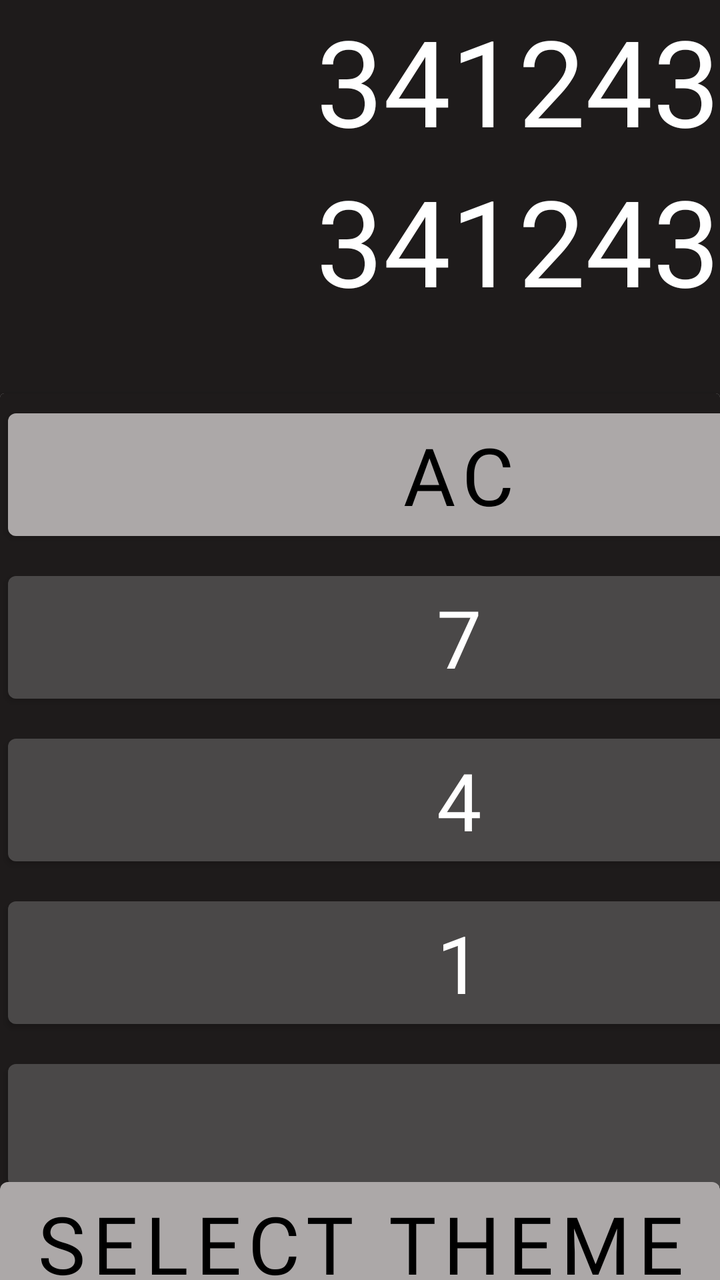
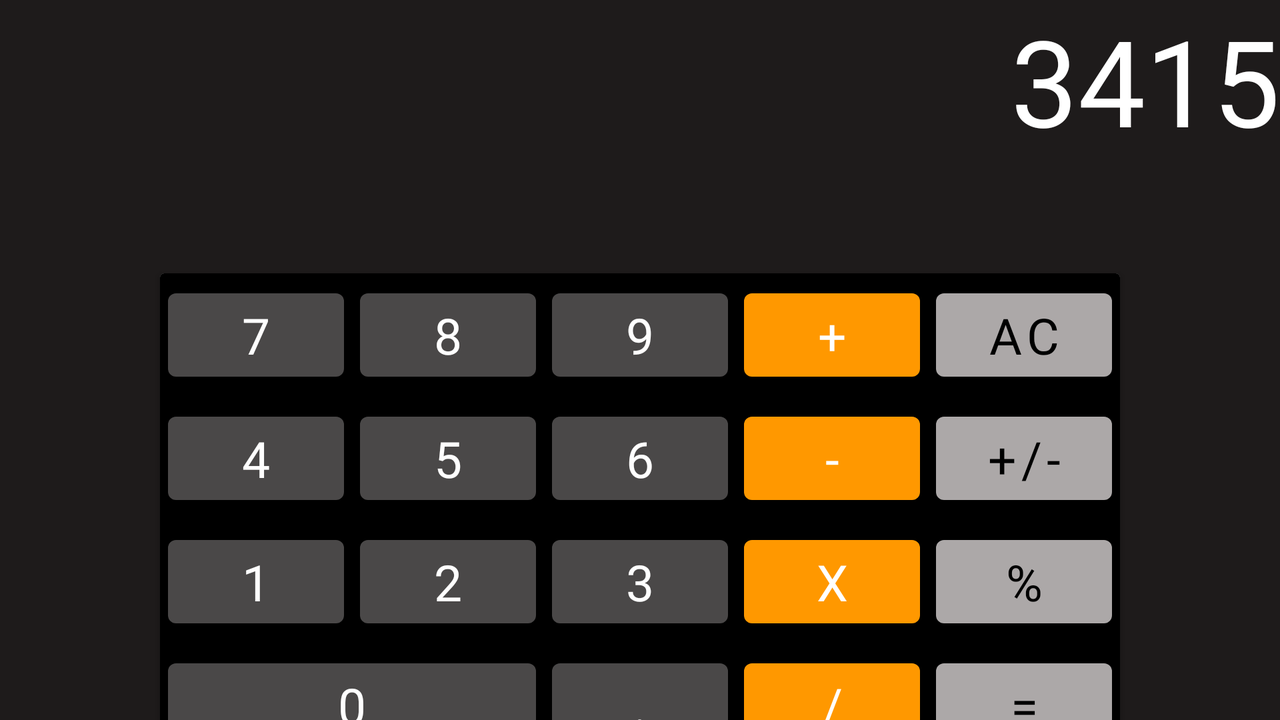

Compare how this app lays out the same screen by default and in its alternative resource folder. The renders come first, then the two layout files and the values they reference.
<!-- AndroidManifest.xml: application theme Theme.Calculator -->
<!-- res/layout/activity_calculator.xml -->
<?xml version="1.0" encoding="utf-8"?>
<androidx.constraintlayout.widget.ConstraintLayout xmlns:android="http://schemas.android.com/apk/res/android"
    xmlns:app="http://schemas.android.com/apk/res-auto"
    xmlns:tools="http://schemas.android.com/tools"
    android:layout_width="match_parent"
    android:layout_height="match_parent"
    tools:context=".ui.CalculatorActivity">

    <TextView
        android:id="@+id/input"
        android:layout_width="match_parent"
        android:layout_height="wrap_content"
        android:gravity="end"
        android:textColor="?attr/colorSecondary"
        android:textSize="@dimen/text_size"
        app:layout_constraintEnd_toEndOf="parent"
        app:layout_constraintStart_toStartOf="parent"
        app:layout_constraintTop_toTopOf="parent"
        tools:text="341243" />

    <TextView
        android:id="@+id/result"
        android:layout_width="match_parent"
        android:layout_height="wrap_content"
        android:gravity="end"
        android:textColor="?attr/colorSecondary"
        android:textSize="@dimen/text_size"
        app:layout_constraintEnd_toEndOf="parent"
        app:layout_constraintStart_toStartOf="parent"
        app:layout_constraintTop_toBottomOf="@+id/input"
        tools:text="341243" />

    <androidx.cardview.widget.CardView
        android:id="@+id/card_view"
        android:layout_width="wrap_content"
        android:layout_height="wrap_content"
        app:layout_constraintBottom_toBottomOf="parent"
        app:layout_constraintEnd_toEndOf="parent"
        app:layout_constraintStart_toStartOf="parent"
        app:layout_constraintTop_toBottomOf="@+id/result">

        <GridLayout
            android:layout_width="match_parent"
            android:layout_height="match_parent"
            android:columnCount="4"
            android:rowCount="5"
            android:useDefaultMargins="true">

            <com.google.android.material.button.MaterialButton
                android:id="@+id/button_AC"
                style="?attr/materialButtonStyle1"
                android:layout_width="wrap_content"
                android:layout_height="wrap_content"
                android:layout_columnWeight="1"
                android:text="@string/key_AC"
                app:rippleColor="@color/white" />

            <com.google.android.material.button.MaterialButton
                android:id="@+id/button_plus_minus"
                style="?attr/materialButtonStyle1"
                android:layout_width="wrap_content"
                android:layout_height="wrap_content"
                android:layout_columnWeight="1"
                android:text="@string/key_plus_minus"
                app:rippleColor="@color/white" />

            <com.google.android.material.button.MaterialButton
                android:id="@+id/button_precent"
                style="?attr/materialButtonStyle1"
                android:layout_width="wrap_content"
                android:layout_height="wrap_content"
                android:layout_columnWeight="1"
                android:text="@string/key_precent"
                app:rippleColor="@color/white" />

            <com.google.android.material.button.MaterialButton
                android:id="@+id/button_divide"
                style="?attr/materialButtonStyle3"
                android:layout_width="wrap_content"
                android:layout_height="wrap_content"
                android:layout_columnWeight="1"
                android:text="@string/key_divide"
                app:rippleColor="@color/white" />

            <com.google.android.material.button.MaterialButton
                android:id="@+id/button_7"
                style="?attr/materialButtonStyle2"
                android:layout_width="wrap_content"
                android:layout_height="wrap_content"
                android:layout_columnWeight="1"
                android:text="@string/key_7"
                app:rippleColor="@color/white" />

            <com.google.android.material.button.MaterialButton
                android:id="@+id/button_8"
                style="?attr/materialButtonStyle2"
                android:layout_width="wrap_content"
                android:layout_height="wrap_content"
                android:layout_columnWeight="1"
                android:text="@string/key_8"
                app:rippleColor="@color/white" />

            <com.google.android.material.button.MaterialButton
                android:id="@+id/button_9"
                style="?attr/materialButtonStyle2"
                android:layout_width="wrap_content"
                android:layout_height="wrap_content"
                android:layout_columnWeight="1"
                android:text="@string/key_9"
                app:rippleColor="@color/white" />

            <com.google.android.material.button.MaterialButton
                android:id="@+id/button_multiply"
                style="?attr/materialButtonStyle3"
                android:layout_width="wrap_content"
                android:layout_height="wrap_content"
                android:layout_columnWeight="1"
                android:text="@string/key_multiply"
                app:rippleColor="@color/white" />

            <com.google.android.material.button.MaterialButton
                android:id="@+id/button_4"
                style="?attr/materialButtonStyle2"
                android:layout_width="wrap_content"
                android:layout_height="wrap_content"
                android:layout_columnWeight="1"
                android:text="@string/key_4"
                app:rippleColor="@color/white" />

            <com.google.android.material.button.MaterialButton
                android:id="@+id/button_5"
                style="?attr/materialButtonStyle2"
                android:layout_width="wrap_content"
                android:layout_height="wrap_content"
                android:layout_columnWeight="1"
                android:text="@string/key_5"
                app:rippleColor="@color/white" />

            <com.google.android.material.button.MaterialButton
                android:id="@+id/button_6"
                style="?attr/materialButtonStyle2"
                android:layout_width="wrap_content"
                android:layout_height="wrap_content"
                android:layout_columnWeight="1"
                android:text="@string/key_6"
                app:rippleColor="@color/white" />

            <com.google.android.material.button.MaterialButton
                android:id="@+id/button_minus"
                style="?attr/materialButtonStyle3"
                android:layout_width="wrap_content"
                android:layout_height="wrap_content"
                android:layout_columnWeight="1"
                android:text="@string/key_minus"
                app:rippleColor="@color/white" />

            <com.google.android.material.button.MaterialButton
                android:id="@+id/button_1"
                style="?attr/materialButtonStyle2"
                android:layout_width="wrap_content"
                android:layout_height="wrap_content"
                android:layout_columnWeight="1"
                android:text="@string/key_1"
                app:rippleColor="@color/white" />

            <com.google.android.material.button.MaterialButton
                android:id="@+id/button_2"
                style="?attr/materialButtonStyle2"
                android:layout_width="wrap_content"
                android:layout_height="wrap_content"
                android:layout_columnWeight="1"
                android:text="@string/key_2"
                app:rippleColor="@color/white" />

            <com.google.android.material.button.MaterialButton
                android:id="@+id/button_3"
                style="?attr/materialButtonStyle2"
                android:layout_width="wrap_content"
                android:layout_height="wrap_content"
                android:layout_columnWeight="1"
                android:text="@string/key_3"
                app:rippleColor="@color/white" />

            <com.google.android.material.button.MaterialButton
                android:id="@+id/button_plus"
                style="?attr/materialButtonStyle3"
                android:layout_width="wrap_content"
                android:layout_height="wrap_content"
                android:layout_columnWeight="1"
                android:text="@string/key_plus"
                app:rippleColor="@color/white" />

            <com.google.android.material.button.MaterialButton
                android:id="@+id/button_0"
                style="?attr/materialButtonStyle2"
                android:layout_width="wrap_content"
                android:layout_height="wrap_content"
                android:layout_columnSpan="2"
                android:layout_columnWeight="1"
                android:text="@string/key_0"
                app:rippleColor="@color/white" />

            <com.google.android.material.button.MaterialButton
                android:id="@+id/button_dot"
                style="?attr/materialButtonStyle2"
                android:layout_width="wrap_content"
                android:layout_height="wrap_content"
                android:layout_columnWeight="1"
                android:text="@string/key_dot"
                app:rippleColor="@color/white" />

            <com.google.android.material.button.MaterialButton
                android:id="@+id/button_equals"
                style="?attr/materialButtonStyle3"
                android:layout_width="wrap_content"
                android:layout_height="wrap_content"
                android:layout_columnWeight="1"
                android:text="@string/key_equals"
                app:rippleColor="@color/white" />

        </GridLayout>

    </androidx.cardview.widget.CardView>

    <Button
        android:id="@+id/select_theme"
        style="?attr/materialButtonStyle1"
        android:layout_width="match_parent"
        android:layout_height="wrap_content"
        android:text="@string/select_theme"
        app:layout_constraintBottom_toBottomOf="parent"
        app:layout_constraintEnd_toEndOf="parent"
        app:layout_constraintStart_toStartOf="parent"
        app:layout_constraintTop_toBottomOf="@+id/card_view" />
</androidx.constraintlayout.widget.ConstraintLayout>
<!-- resources referenced by this layout -->
<resources>
  <color name="white">#FFFFFFFF</color>
  <dimen name="text_size">60sp</dimen>
  <string name="key_0">0</string>
  <string name="key_1">1</string>
  <string name="key_2">2</string>
  <string name="key_3">3</string>
  <string name="key_4">4</string>
  <string name="key_5">5</string>
  <string name="key_6">6</string>
  <string name="key_7">7</string>
  <string name="key_8">8</string>
  <string name="key_9">9</string>
  <string name="key_AC">AC</string>
  <string name="key_divide">/</string>
  <string name="key_dot">.</string>
  <string name="key_equals">=</string>
  <string name="key_minus">-</string>
  <string name="key_multiply">x</string>
  <string name="key_plus">+</string>
  <string name="key_plus_minus">+/-</string>
  <string name="key_precent">%</string>
  <string name="select_theme">select theme</string>
  <style name="Theme.Calculator" parent="Theme.MaterialComponents.DayNight.NoActionBar">
          
          <item name="colorPrimary">@color/purple_500</item>
          <item name="colorPrimaryVariant">@color/black</item>
          <item name="colorOnPrimary">@color/gray_1</item>
          
          <item name="colorSecondary">@color/white</item>
          <item name="colorSecondaryVariant">@color/teal_700</item>
          <item name="colorOnSecondary">@color/black</item>
          
          <item name="android:statusBarColor" tools:targetApi="l">?attr/colorPrimaryVariant</item>
          
  
          <item name="fontFamily">@font/custom_font</item>
          <item name="android:background">#1E1B1B</item>
          <item name="materialButtonStyle1">@style/CalculatorButton.GrayOne</item>
          <item name="materialButtonStyle2">@style/CalculatorButton.GrayTwo</item>
          <item name="materialButtonStyle3">@style/CalculatorButton.Orange</item>
          <item name="materialButtonStyleLand1">@style/CalculatorButton.GrayOne.Land</item>
          <item name="materialButtonStyleLand2">@style/CalculatorButton.GrayTwo.Land</item>
          <item name="materialButtonStyleLand3">@style/CalculatorButton.Orange.Land</item>
  
      </style>
  <color name="purple_500">#FF6200EE</color>
  <color name="black">#FF000000</color>
  <color name="gray_1">#ACA8A8</color>
  <color name="teal_700">#FF018786</color>
  <style name="CalculatorButton.GrayOne">
          <item name="android:textColor">@color/black</item>
          <item name="backgroundTint">@color/gray_1</item>
      </style>
  <style name="CalculatorButton.GrayTwo">
          <item name="backgroundTint">@color/gray_2</item>
      </style>
  <style name="CalculatorButton.Orange">
          <item name="backgroundTint">@color/orange</item>
      </style>
  <style name="CalculatorButton.GrayOne.Land">
          <item name="android:textSize">@dimen/text_size_button_land</item>
  
      </style>
  <style name="CalculatorButton.GrayTwo.Land">
          <item name="android:textSize">@dimen/text_size_button_land</item>
      </style>
  <style name="CalculatorButton.Orange.Land">
          <item name="android:textSize">@dimen/text_size_button_land</item>
      </style>
  <color name="gray_2">#4A4848</color>
  <color name="orange">#FF9800</color>
  <dimen name="text_size_button_land">25sp</dimen>
</resources>
<!-- res/layout-land/activity_calculator.xml (the repository's variant of the layout above) -->
<!-- drawn on the phone turned sideways -->
<?xml version="1.0" encoding="utf-8"?>
<androidx.constraintlayout.widget.ConstraintLayout xmlns:android="http://schemas.android.com/apk/res/android"
    xmlns:app="http://schemas.android.com/apk/res-auto"
    xmlns:tools="http://schemas.android.com/tools"
    android:layout_width="match_parent"
    android:layout_height="match_parent"
    tools:context=".ui.CalculatorActivity">

    <TextView
        android:id="@+id/input"
        android:layout_width="match_parent"
        android:layout_height="wrap_content"
        android:gravity="end"
        android:textColor="?attr/colorSecondary"
        android:textSize="@dimen/text_size"
        app:layout_constraintEnd_toEndOf="parent"
        app:layout_constraintStart_toStartOf="parent"
        app:layout_constraintTop_toTopOf="parent"
        tools:text="3415" />

    <TextView
        android:id="@+id/result"
        android:layout_width="match_parent"
        android:layout_height="wrap_content"
        android:gravity="end"
        android:textColor="@color/white"
        android:textSize="@dimen/text_size"
        app:layout_constraintEnd_toEndOf="parent"
        app:layout_constraintStart_toStartOf="parent"
        app:layout_constraintTop_toBottomOf="@+id/input" />

    <androidx.cardview.widget.CardView
        android:id="@+id/card_view"
        android:layout_width="wrap_content"
        android:layout_height="wrap_content"
        app:layout_constraintBottom_toBottomOf="parent"
        app:layout_constraintEnd_toEndOf="parent"
        app:layout_constraintStart_toStartOf="parent"
        app:layout_constraintTop_toBottomOf="@+id/result">

        <GridLayout
            android:layout_width="match_parent"
            android:layout_height="match_parent"
            android:background="@color/black"
            android:columnCount="5"
            android:rowCount="4"
            android:useDefaultMargins="true">

            <com.google.android.material.button.MaterialButton
                android:id="@+id/button_7"
                style="?attr/materialButtonStyleLand2"
                android:layout_width="wrap_content"
                android:layout_height="wrap_content"
                android:layout_columnWeight="1"
                android:text="@string/key_7"
                app:rippleColor="@color/white" />

            <com.google.android.material.button.MaterialButton
                android:id="@+id/button_8"
                style="?attr/materialButtonStyleLand2"
                android:layout_width="wrap_content"
                android:layout_height="wrap_content"
                android:layout_columnWeight="1"
                android:text="@string/key_8"
                app:rippleColor="@color/white" />

            <com.google.android.material.button.MaterialButton
                android:id="@+id/button_9"
                style="?attr/materialButtonStyleLand2"
                android:layout_width="wrap_content"
                android:layout_height="wrap_content"
                android:layout_columnWeight="1"
                android:text="@string/key_9"
                app:rippleColor="@color/white" />


            <com.google.android.material.button.MaterialButton
                android:id="@+id/button_plus"
                style="?attr/materialButtonStyleLand3"
                android:layout_width="wrap_content"
                android:layout_height="wrap_content"
                android:layout_columnWeight="1"
                android:text="@string/key_plus"
                app:rippleColor="@color/white" />

            <com.google.android.material.button.MaterialButton
                android:id="@+id/button_AC"
                style="?attr/materialButtonStyleLand1"
                android:layout_width="wrap_content"
                android:layout_height="wrap_content"
                android:layout_columnWeight="1"
                android:text="@string/key_AC"
                app:rippleColor="@color/white" />


            <com.google.android.material.button.MaterialButton
                android:id="@+id/button_4"
                style="?attr/materialButtonStyleLand2"
                android:layout_width="wrap_content"
                android:layout_height="wrap_content"
                android:layout_columnWeight="1"
                android:text="@string/key_4"
                app:rippleColor="@color/white" />

            <com.google.android.material.button.MaterialButton
                android:id="@+id/button_5"
                style="?attr/materialButtonStyleLand2"
                android:layout_width="wrap_content"
                android:layout_height="wrap_content"
                android:layout_columnWeight="1"
                android:text="@string/key_5"
                app:rippleColor="@color/white" />

            <com.google.android.material.button.MaterialButton
                android:id="@+id/button_6"
                style="?attr/materialButtonStyleLand2"
                android:layout_width="wrap_content"
                android:layout_height="wrap_content"
                android:layout_columnWeight="1"
                android:text="@string/key_6"
                app:rippleColor="@color/white" />


            <com.google.android.material.button.MaterialButton
                android:id="@+id/button_minus"
                style="?attr/materialButtonStyleLand3"
                android:layout_width="wrap_content"
                android:layout_height="wrap_content"
                android:layout_columnWeight="1"
                android:text="@string/key_minus"
                app:rippleColor="@color/white" />

            <com.google.android.material.button.MaterialButton
                android:id="@+id/button_plus_minus"
                style="?attr/materialButtonStyleLand1"
                android:layout_width="wrap_content"
                android:layout_height="wrap_content"
                android:layout_columnWeight="1"
                android:text="@string/key_plus_minus"
                app:rippleColor="@color/white" />

            <com.google.android.material.button.MaterialButton
                android:id="@+id/button_1"
                style="?attr/materialButtonStyleLand2"
                android:layout_width="wrap_content"
                android:layout_height="wrap_content"
                android:layout_columnWeight="1"
                android:text="@string/key_1"
                app:rippleColor="@color/white" />

            <com.google.android.material.button.MaterialButton
                android:id="@+id/button_2"
                style="?attr/materialButtonStyleLand2"
                android:layout_width="wrap_content"
                android:layout_height="wrap_content"
                android:layout_columnWeight="1"
                android:text="@string/key_2"
                app:rippleColor="@color/white" />

            <com.google.android.material.button.MaterialButton
                android:id="@+id/button_3"
                style="?attr/materialButtonStyleLand2"
                android:layout_width="wrap_content"
                android:layout_height="wrap_content"
                android:layout_columnWeight="1"
                android:text="@string/key_3"
                app:rippleColor="@color/white" />


            <com.google.android.material.button.MaterialButton
                android:id="@+id/button_multiply"
                style="?attr/materialButtonStyleLand3"
                android:layout_width="wrap_content"
                android:layout_height="wrap_content"
                android:layout_columnWeight="1"
                android:text="@string/key_multiply"
                app:rippleColor="@color/white" />

            <com.google.android.material.button.MaterialButton
                android:id="@+id/button_precent"
                style="?attr/materialButtonStyleLand1"
                android:layout_width="wrap_content"
                android:layout_height="wrap_content"
                android:layout_columnWeight="1"
                android:text="@string/key_precent"
                app:rippleColor="@color/white" />

            <com.google.android.material.button.MaterialButton
                android:id="@+id/button_0"
                style="?attr/materialButtonStyleLand2"
                android:layout_width="wrap_content"
                android:layout_height="wrap_content"
                android:layout_columnSpan="2"
                android:layout_columnWeight="1"
                android:text="@string/key_0"
                app:rippleColor="@color/white" />

            <com.google.android.material.button.MaterialButton
                android:id="@+id/button_dot"
                style="?attr/materialButtonStyleLand2"
                android:layout_width="wrap_content"
                android:layout_height="wrap_content"
                android:layout_columnWeight="1"
                android:text="@string/key_dot"
                app:rippleColor="@color/white" />

            <com.google.android.material.button.MaterialButton
                android:id="@+id/button_divide"
                style="?attr/materialButtonStyleLand3"
                android:layout_width="wrap_content"
                android:layout_height="wrap_content"
                android:layout_columnWeight="1"
                android:text="@string/key_divide"
                app:rippleColor="@color/white" />

            <com.google.android.material.button.MaterialButton
                android:id="@+id/button_equals"
                style="?attr/materialButtonStyleLand1"
                android:layout_width="wrap_content"
                android:layout_height="wrap_content"
                android:layout_columnWeight="1"
                android:text="@string/key_equals"
                app:rippleColor="@color/white" />

        </GridLayout>


    </androidx.cardview.widget.CardView>


</androidx.constraintlayout.widget.ConstraintLayout>
<!-- resources referenced by the variant -->
<!-- as the phone turned sideways resolves them -->
<resources>
  <color name="black">#FF000000</color>
  <color name="white">#FFFFFFFF</color>
  <dimen name="text_size">60sp</dimen>
  <string name="key_0">0</string>
  <string name="key_1">1</string>
  <string name="key_2">2</string>
  <string name="key_3">3</string>
  <string name="key_4">4</string>
  <string name="key_5">5</string>
  <string name="key_6">6</string>
  <string name="key_7">7</string>
  <string name="key_8">8</string>
  <string name="key_9">9</string>
  <string name="key_AC">AC</string>
  <string name="key_divide">/</string>
  <string name="key_dot">.</string>
  <string name="key_equals">=</string>
  <string name="key_minus">-</string>
  <string name="key_multiply">x</string>
  <string name="key_plus">+</string>
  <string name="key_plus_minus">+/-</string>
  <string name="key_precent">%</string>
  <style name="Theme.Calculator" parent="Theme.MaterialComponents.DayNight.NoActionBar">
          
          <item name="colorPrimary">@color/purple_500</item>
          <item name="colorPrimaryVariant">@color/black</item>
          <item name="colorOnPrimary">@color/gray_1</item>
          
          <item name="colorSecondary">@color/white</item>
          <item name="colorSecondaryVariant">@color/teal_700</item>
          <item name="colorOnSecondary">@color/black</item>
          
          <item name="android:statusBarColor" tools:targetApi="l">?attr/colorPrimaryVariant</item>
          
  
          <item name="fontFamily">@font/custom_font</item>
          <item name="android:background">#1E1B1B</item>
          <item name="materialButtonStyle1">@style/CalculatorButton.GrayOne</item>
          <item name="materialButtonStyle2">@style/CalculatorButton.GrayTwo</item>
          <item name="materialButtonStyle3">@style/CalculatorButton.Orange</item>
          <item name="materialButtonStyleLand1">@style/CalculatorButton.GrayOne.Land</item>
          <item name="materialButtonStyleLand2">@style/CalculatorButton.GrayTwo.Land</item>
          <item name="materialButtonStyleLand3">@style/CalculatorButton.Orange.Land</item>
  
      </style>
  <color name="purple_500">#FF6200EE</color>
  <color name="gray_1">#ACA8A8</color>
  <color name="teal_700">#FF018786</color>
  <style name="CalculatorButton.GrayOne">
          <item name="android:textColor">@color/black</item>
          <item name="backgroundTint">@color/gray_1</item>
      </style>
  <style name="CalculatorButton.GrayTwo">
          <item name="backgroundTint">@color/gray_2</item>
      </style>
  <style name="CalculatorButton.Orange">
          <item name="backgroundTint">@color/orange</item>
      </style>
  <style name="CalculatorButton.GrayOne.Land">
          <item name="android:textSize">@dimen/text_size_button_land</item>
  
      </style>
  <style name="CalculatorButton.GrayTwo.Land">
          <item name="android:textSize">@dimen/text_size_button_land</item>
      </style>
  <style name="CalculatorButton.Orange.Land">
          <item name="android:textSize">@dimen/text_size_button_land</item>
      </style>
  <color name="gray_2">#4A4848</color>
  <color name="orange">#FF9800</color>
  <dimen name="text_size_button_land">25sp</dimen>
</resources>
